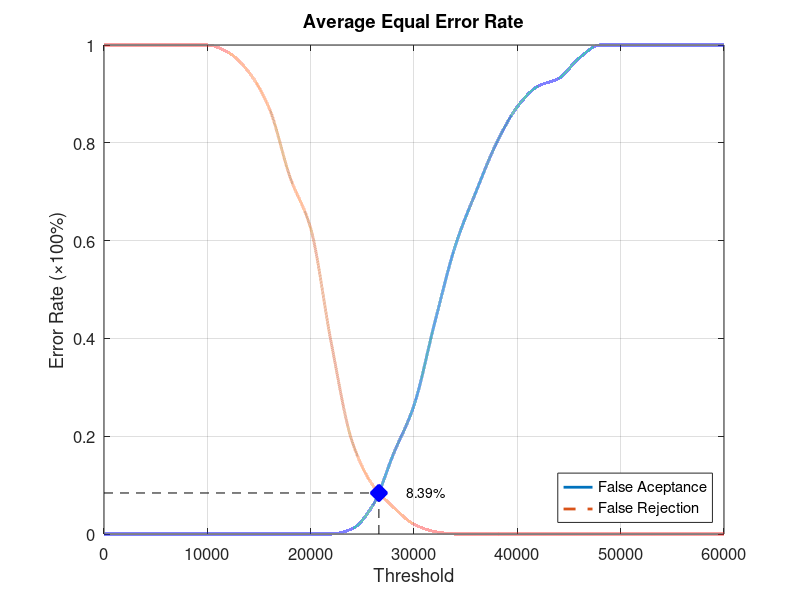
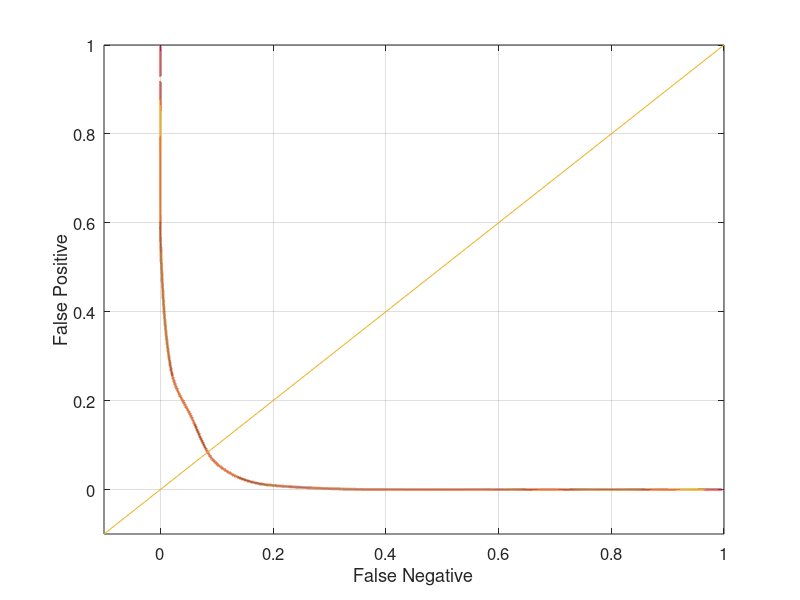

Recreate these plots in MATLAB, in order.
function yEER = Database1_1
close all;
clear;
clc;
x = 0:2000:60000;
xq = 0:0.5:60000;

y0 = [0 0 0 0 0 0 0 0 0 0 0 0 0.0105263 0.0578947 0.163158 0.263158 0.431579 0.589474 0.7 0.8 0.873684 0.915789 0.931579 0.973684 1 1 1 1 1 1 1];
yy0 = interp1(x, y0, xq, 'pchip');
y1 = [1 1 1 1 1 1 0.985 0.945 0.87 0.73 0.625 0.39 0.19 0.1 0.055 0.02 0.005 0 0 0 0 0 0 0 0 0 0 0 0 0 0];
yy1 = interp1(x, y1, xq, 'pchip');

% Calculating EER: 
y2 = abs(y0 - y1);
find(y2 == min(y2))
yy2 = abs(yy0 - yy1);
xEER = find(yy2 == min(yy2));
xEERIndex = xq(xEER) % X-axis EER
yEER = yy0(xEER) % Y-axis EER

main = figure
plot(xq, yy0,'-','LineWidth', 2);	hold on
plot(xq, yy1,'--','LineWidth', 2);	hold on
plot([xEERIndex xEERIndex], [0 yEER], 'k--');	hold on
plot([0 xEERIndex], [yEER yEER], 'k--');	hold on
plot(xEERIndex, yEER, 'bx', 'LineWidth', 10);	hold on
text(xEERIndex + 10 * xEERIndex / 100, yEER, [num2str(round((10000 * yEER)) / 100) '%'])
legend('False Aceptance', 'False Rejection', 'Location', 'SouthEast')
xlabel('Threshold')
ylabel('Error Rate (\times100%)')
title('Average Equal Error Rate')
set(gca, 'FontSize', 12)
axis([0 60000 0 1])
grid on

print(main, 'Database1_1Main', '-dpng');
FNRxFPR = figure('Color', [1 1 1]);
plot(yy1, yy0, '-', yy1, yy0, 'LineWidth', 2);
hold on
y = -0.1:0.1:1
plot(y, y); 
set(gca, 'FontSize', 12)
xlabel('False Negative')
ylabel('False Positive')
axis([-0.1 1 -0.1 1])
set(gca, 'FontSize', 12)
grid on

print(FNRxFPR, 'Database1_1FNRxFPR','-dpng');
end
